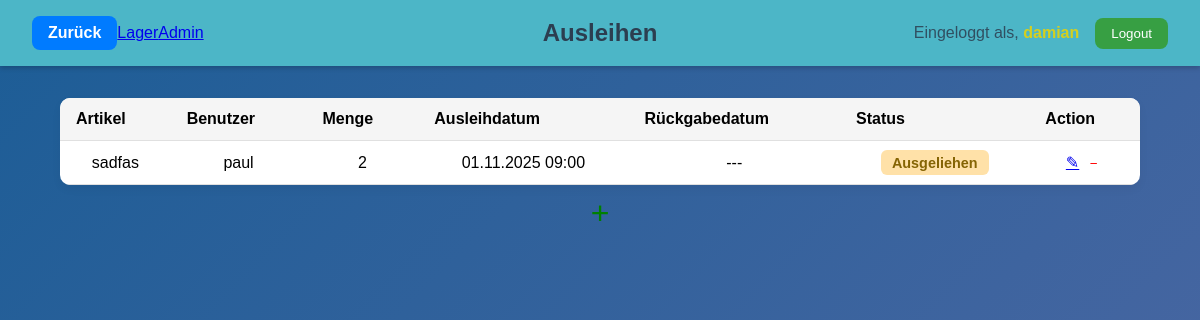
Page /borrows/ (signed in) on the committed database.
### accounts/models.py (models this page shows)
class User(AbstractUser):
    is_approve = models.BooleanField(default=False)
    role = models.ForeignKey('Role', on_delete=models.PROTECT, null=True, blank=True)

### lager/models.py (models this page shows, shortened)
class Borrow(models.Model):
    item = models.ForeignKey(Item, on_delete=models.CASCADE, verbose_name="Artikel")
    user = models.ForeignKey(
        settings.AUTH_USER_MODEL,  # <-- use AUTH_USER_MODEL instead of User
        on_delete=models.CASCADE,
        verbose_name="Benutzer"
    )
    quantity = models.PositiveIntegerField(verbose_name="Menge")
    borrowed_at = models.DateTimeField(auto_now_add=True, verbose_name="Ausleihdatum")
    returned_at = models.DateTimeField(blank=True, null=True, verbose_name="Rückgabedatum")
    STATUS_CHOICES = [
        ('borrowed', 'Ausgeliehen'),
        ('returned', 'Zurückgegeben'),
    ]
    status = models.CharField(max_length=20, choices=STATUS_CHOICES, default='borrowed', verbose_name="Status")

class Item(models.Model):
    name = models.CharField(max_length=100, verbose_name="Name")
    description = models.TextField(blank=True, null=True, verbose_name="Beschreibung")
    sku = models.CharField(max_length=50, unique=True, verbose_name="Artikelnummer")
    unit = models.CharField(max_length=50, default='Stück', verbose_name="Einheit", blank=True, null=True)
    quantity = models.IntegerField(default=1, verbose_name="Menge")
    size = models.CharField(max_length=10, verbose_name="Groesse", blank=True, null=True)

### lager/views.py (the view)
# urls.py: path("borrows/", views.borrow_list, name="borrow_list"),
@login_required
@role_or_superuser_required(1)
def borrow_list(request):
    borrows = Borrow.objects.all()
    return render(request, "lager/borrow.html", {"objects": borrows})

### lager/templates/lager/borrow.html (shortened to what this page needs)
{% extends "base.html" %}
{% load static %}
{% block extra_css %}
<link rel="stylesheet" href="{% static 'css/stock.css' %}">
{% endblock %}
{% block header %}
{% include 'includes/header.html' with header_name='Ausleihen' %}
{% endblock %}
{% block content %}
<div class="stock-container">
    <!DOCTYPE html>
    <html lang="de">
    <head>
    </head>
    <body>
    <table class="stock-table">
        <thead>
        <tr>
            <th>Artikel</th>
            <th>Benutzer</th>
            <th>Menge</th>
            <th>Ausleihdatum</th>
            <th>Rückgabedatum</th>
            <th>Status</th>
            <th>Action</th>
        </tr>
        </thead>
        <tbody>
        {% for obj in objects %}
        <tr>
            <td>{{ obj.item.name }}</td>
            <td>{{ obj.user.username }}</td>
            <td>{{ obj.quantity }}</td>
            <td>{{ obj.borrowed_at|date:"d.m.Y H:i" }}</td>
            <td>{% if obj.returned_at %}{{ obj.returned_at|date:"d.m.Y H:i" }}{% else %}---{% endif %}</td>
            <td>
                {% if obj.status == 'borrowed' %}
                <span class="status borrowed">Ausgeliehen</span>
                {% else %}
                <span class="status returned">Zurückgegeben</span>
                {% endif %}
            </td>
            <td>
                <a href="{% url 'borrow_edit' obj.pk %}">✎</a>
                <form action="{% url 'borrow_delete' obj.pk %}"
                      method="post"
                      style="display:inline;"
                      onsubmit="return confirm('Willst du diese Leihe wirklich löschen?');">
                    <button type="submit" style="background:transparent;border:none;color:red;">−</button>
                </form>
            </td>
        </tr>
        {% empty %}
        <tr>
            <td colspan="6" class="no-data">Keine Ausleihen vorhanden</td>
        </tr>
        {% endfor %}
        </tbody>
    </table>
    <div style="margin-top:10px;">
        <a href="{% url 'borrow_create' %}" style="font-size:2em;text-decoration:none;color:green;">+</a>
    </div>
    </body>
    </html>
</div>
{% endblock %}

### templates/includes/header.html (shortened to what this page needs)
{% load static %}
<link rel="stylesheet" href="{% static 'css/header.css' %}">
<header class="app-header">
    <div class="header-left">
        <a href="javascript:history.back()" class="back-btn">Zurück</a>
        <a href="{% url 'lager_list' %}">Lager</a>
        {% if user.is_superuser or user.is_staff %}
        <a href="{% url 'admin:index' %}">Admin</a>
        {% endif %}
    </div>
    <div class="header-center">
        <h1 class="logo">{{ header_name|default:"Pfadi Lager" }}</h1>
    </div>
    <div class="header-right">
        {% if user.is_authenticated %}
        <span class="username">Eingeloggt als, <span class="username-highlight">{{ user.username }}</span></span>
        <form action="{% url 'logout' %}" method="post" class="logout-form">
            <button type="submit" class="logout-btn">Logout</button>
        </form>
        {% else %}
        <a href="{% url 'login' %}" class="login-link">Login</a>
        {% endif %}
    </div>
</header>

### static/css/styles.css (style rules this page uses)
html, body { height: 100%; margin: 0; padding: 0; font-family: Arial, sans-serif; background: linear-gradient(135deg, #1c5d96 0%, #5168a4 100%); background-attachment: fixed; background-repeat: no-repeat; background-size: cover; }
.username-highlight { color: #eed400; font-weight: 600; }

### static/css/stock.css (style rules this page uses)
.stock-container { max-width: 90%; margin: 2rem auto; text-align: center; }
.stock-table { width: 100%; border-collapse: collapse; background-color: #fff; box-shadow: 0 4px 10px rgba(0, 0, 0, 0.05); border-radius: 10px; overflow: hidden; }
.stock-table th, .stock-table td { padding: 0.75rem 1rem; border-bottom: 1px solid #e0e0e0; }
.stock-table th { background-color: #f5f5f5; font-weight: 600; text-align: left; }
.status { padding: 0.3rem 0.7rem; border-radius: 6px; font-size: 0.9rem; font-weight: 600; }
.status.borrowed { background-color: #ffe1a8; color: #856404; }

### static/css/header.css (style rules this page uses)
.app-header { display: flex; justify-content: space-between; align-items: center; background-color: #4cb6c7; color: #2c3e50; padding: 1rem 2rem; box-shadow: 0 2px 5px rgba(0, 0, 0, 0.2); }
.app-header .header-left, .app-header .header-center, .app-header .header-right { display: flex; align-items: center; }
.app-header .header-left { flex: 1; }
.app-header .header-left .back-btn { text-decoration: none; background-color: #007BFF; color: white; padding: 0.5rem 1rem; border-radius: 8px; font-weight: bold; transition: background-color 0.3s ease; }
.app-header .header-center { flex: 1; justify-content: center; }
.app-header .header-center .logo { font-size: 1.5rem; font-weight: bold; margin: 0; text-align: center; }
.app-header .header-right { flex: 1; justify-content: flex-end; gap: 1rem; }
.app-header .header-right .username { font-size: 1rem; opacity: 0.85; }
.app-header .header-right .logout-form { display: inline; }
.app-header .header-right .logout-form .logout-btn { background-color: #379f43; border: none; color: #fff; padding: 0.5rem 1rem; border-radius: 8px; cursor: pointer; transition: background-color 0.3s ease; }

### rows in the picture
User: username "damian"
Borrow: item.name "sadfas", user.username "paul", quantity "2", borrowed_at "01.11.2025 09:00", status "Ausgeliehen"

### other values in the picture
{{ header_name|default:"Pfadi Lager" }} "Ausleihen"
